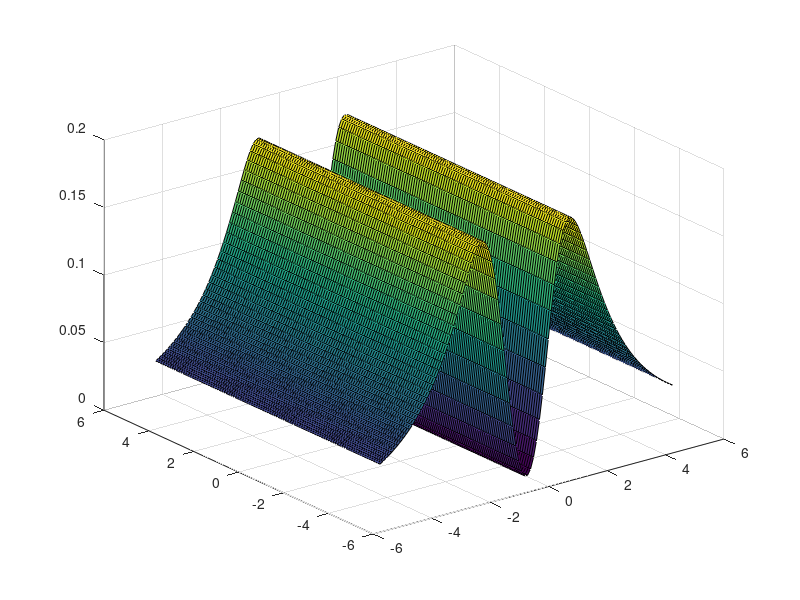

MATLAB code to generate this figure: (Note: this script raises an error after producing the figure.)
%% 1
clc;clear;
x=linspace(-5,5,100);
y=linspace(-5,5,100);
[X,Y]=meshgrid(x,y);
f=X.^2./(X.^2+y.^4+5);
surf(X,Y,f)

%% 2
clc;clear;
x=linspace(0,2*pi,100);
f=@(x)-sin(x).*x.^2;
[~,maxs]=fminbnd(f,0,2*pi);
maxs=-maxs;

%% 3
A=[15 12 87;32 26 55];
B=A';
C=[A(1,3) A(2,1);B(2,:)];
D=diag(diag(C));
E=inv(D);

%% 4
p1=[1,2,1,0];
p2=[1,1];
p3=[5,4,3];
p=conv(p1,p2)+[0 0 p3];

%% 5
clc;clear;
x=linspace(0,pi,10);
f=@(x)cos(x);
res=diff(f([x,x(end)+x(2)-x(1)]),1);

%% 6
clc;clear;
syms x;
y=taylor(sin(x),x,0,"order",6);

%% 7
%1
clc;clear;
fs=750;
F0=50;
T0=1/F0;
T=1/fs;
N=T0/T;
t=(0:2*N-1)/fs;
y=sin(2*pi*50*t);
plot(t,y,"-*")
dt=t(2)-t(1);
for i=1:N
    if y(i)*y(i+1)<0
        x0=[(i-1)*dt,i*dt i,i+1];
        break
    end
end
%2
xq=linspace(x0(1),x0(2),200000000);
vq=interp1(x0(1:2),y(x0(3:4)),xq,"linear");
[~,x_truth_idx]=min(abs(vq));
x_truth=xq(x_truth_idx);
sprintf("误差为%f%%",(x_truth-1/100)/(1/100)*100)

%% 8
clc;clear;
syms xx yy x r;
z=r+1j*x;
R=sym((xx-r./(r+1)).^2+yy.^2-(1./(r+1)).^2);
X=sym((xx-1).^2+(yy-1./x).^2-(1./x).^2);

%1
fimplicit(subs(R,r,[0,1/2,1,3/2,2]));
hold on
fimplicit(subs(X,x,[-2,-3/2,-1,-1/2,1/2,1,3/2,2]));
hold on
fimplicit(@(x,y) (x-1).^2+(y-(1/0)).^2-((1/0).^2));

fplot(0,[-1,1]);

hold on
axis square
axis([-1,1,-1,1])
grid on
%2
[xx,yy]=solve(subs(R,r,1),subs(X,x,1));
resx=xx(find(xx~=1));
resy=yy(find(yy~=0));
plot(resx,resy,"*","MarkerSize",5)
A=sqrt(resx^2+resy^2);
ang=eval(atan(resy/resx));
%3
plot(0,0,"Marker","o","MarkerSize",5)
line([0,resx],[0,resy],"LineWidth",1.5,"Color","k")
